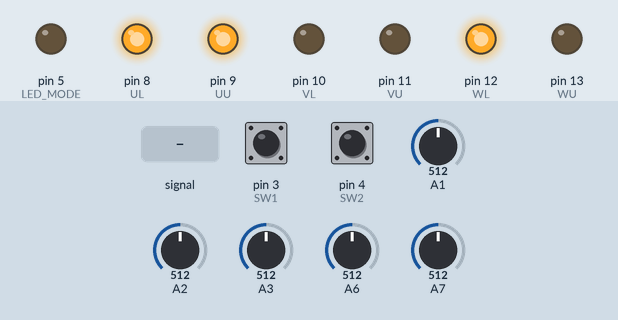
Bench run of a sketch on a simulated Arduino Nano, built for the host (arithmetic inside an expression is 32-bit, double 64-bit). Shown: output pins drawn as LEDs (lit = HIGH). The test bench sets the inputs (shaded band); at power-on: A1 = 512, A7 = 512, A3 = 512, pin 3 (SW1) LOW, pin 4 (SW2) LOW, A2 = 512, A6 = 512.

Above: at 1.2 s.
1.3 s: A7 fed a 200 Hz sine of ±81 counts around its level
At 1.46 s:
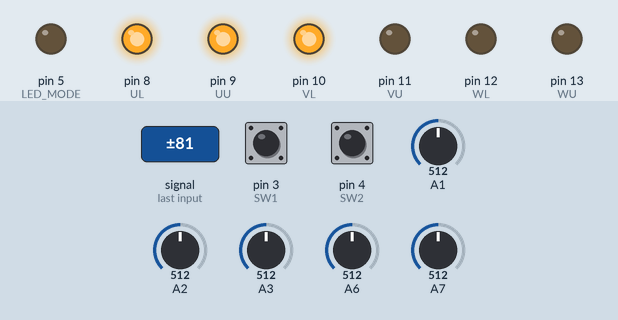
4.3 s: A1 set to 716
At 4.9 s:
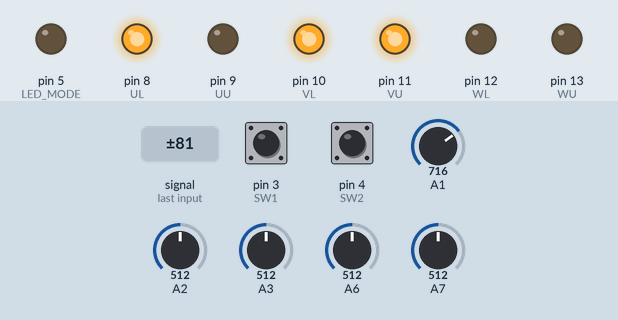
5.8 s: A7 set to 711
7.3 s: A7 set to 728
At 8.0 s:
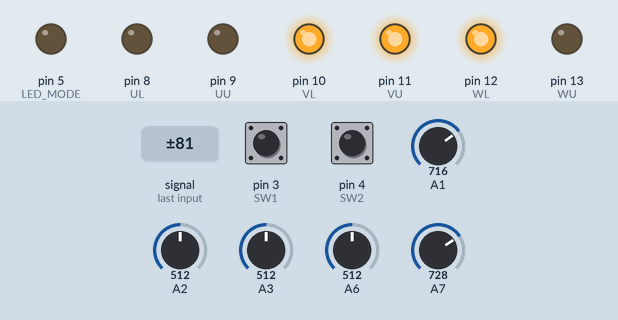
8.8 s: A3 set to 715
10.3 s: A3 set to 740
At 11.7 s:
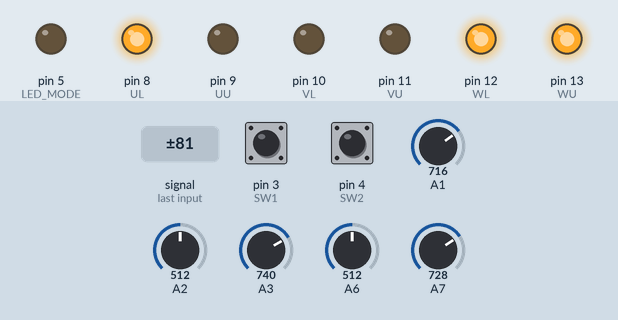
Timing chart, 0 to 12.8 s (numbered marks = the images above; inputs shaded):
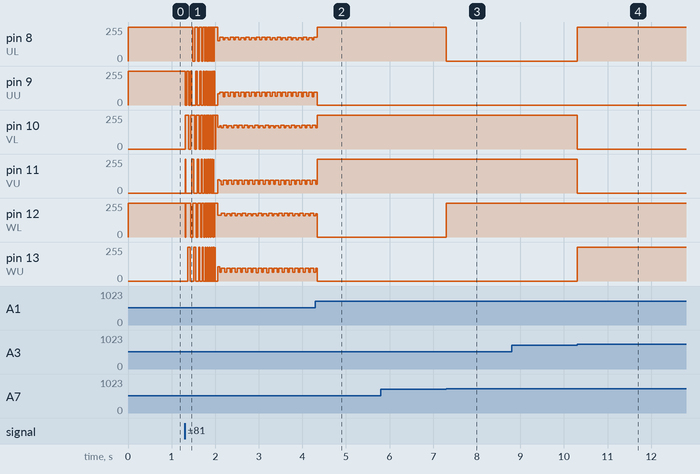

The sketch:

ArduinoBrushlessDriver.ino
```cpp
// Sensorless Blushless Motor Driver using Arduino nano

// ポートの定義
#define LED_MODE 5
#define SW1 3
#define SW2 4
#define ADVR 6
#define ADS 7
#define OPEN 12
#define BLAKE 13

// ゲートドライバの種類とArduinoのDigitalポートの対応
typedef enum
{
  UL = 8,  // U相ローサイド  PB0
  UU = 9,  // U相ハイサイド  PB1
  VL = 10, // PB2
  VU = 11, // PB3
  WL = 12, // PB4
  WU = 13  // PB5
} GATEDRIVER;

// AD変換するポートとUVW相の関係
typedef enum
{
  AD_U = 1,
  AD_V = 2,
  AD_W = 3
} ADPORT;

// ポートBの状態の定義
const unsigned short int portBStatus[14] = {
    0b00010011, // U -> V（U相High、V相Low、W相Open）
    0b00000111, // U -> W
    0b00001101, // V -> W
    0b00011100, // V -> U
    0b00110100, // W -> U
    0b00110001, // W -> V
    0b00010000, // U(Low) -> V (U相Low、V相Low、W相Open、PWM用)
    0b00000100, // U(Low) -> W
    0b00000001, // V(Low) -> W
    0b00010000, // V(Low) -> U
    0b00000100, // W(Low) -> U
    0b00000001, // W(Low) -> V
    0b00010101, // All off
    0b00000000  // Blake
};

// ある回転位置のときにどの相がオープン状態か
const unsigned short int lookADC[6] = {AD_W, AD_V, AD_U, AD_W, AD_V, AD_U};
unsigned short int curRotorStat = 0; // 現在の回転位置
const unsigned short int forwardTime = 0;

void setup()
{
  // タイマ割り込み設定
  TCCR1A = 0x00;
  TCCR1B = 0b00001001;
  OCR1A = 0x300; // PWM周波数は20kHz (16MHz/0x300)
  OCR1B = 0x0000;

  pinMode(UU, OUTPUT);
  pinMode(VU, OUTPUT);
  pinMode(WU, OUTPUT);
  pinMode(UL, OUTPUT);
  pinMode(VL, OUTPUT);
  pinMode(WL, OUTPUT);
  pinMode(LED_MODE, OUTPUT);
  pinMode(SW1, INPUT);
  pinMode(SW2, INPUT);
  DDRB = 0b00111111;

  pinMode(A1, INPUT);
  pinMode(A2, INPUT);
  pinMode(A3, INPUT);
  pinMode(A6, INPUT);
  pinMode(A7, INPUT);

  // SW1かSW2を押すと駆動スタート
  while (digitalRead(SW1) == HIGH && digitalRead(SW2) == HIGH)
  {
    // 駆動開始まではブレーキ状態にしておく
    PORTB = portBStatus[BLAKE];
  }
  TIMSK1 = 0b00000110; // 割り込み有効にする
  if (digitalRead(SW2) == HIGH)
  {
    startup();
  }
}

// 割り込み処理（手動PWM）
ISR(TIMER1_COMPA_vect)
{
  // PWMのHigh状態
  PORTB = portBStatus[curRotorStat];
}
ISR(TIMER1_COMPB_vect)
{
  // PWMのLow状態
  PORTB = portBStatus[curRotorStat + 6];
}

// 次の回転状態を設定する
void portSwitch()
{
  curRotorStat++;
  if (curRotorStat >= 6)
  {
    curRotorStat = 0;
  }
}

// ビット数を犠牲にした高速AD変換
uint8_t myFastADC(uint8_t port)
{
  ADMUX = 0b01100000 | port;
  ADCSRA = 0b11000011; // AD Clockを2MHzにし、変換開始（7.5bit分解能）
  while (ADCSRA != 0b10010011)
    ; // 変換完了を待機
  return ADCH;
}

// PWM値をボリュームから読み込んで設定する
void setPWMfromVR()
{
  OCR1B = ((0xFF - (myFastADC(ADVR))) << 2) + 0x05;
}

// センサレス制御ループ
bool changeSwitchStatFlag = false; // 次の回転位置に進むフラグ
float rotatePeriod = 0;            // 60度回転する経過時間
unsigned long timeOld = 0;         // 60度回転する経過時間の測定用
int bemf = 0;                      // 誘起電圧

void loop()
{
  // 誘起電圧が中点電圧を横切るタイミングを検出する
  changeSwitchStatFlag = false;
  while (changeSwitchStatFlag == false)
  {
    bemf = (int)myFastADC(lookADC[curRotorStat]) - (int)myFastADC(ADS);
    switch (curRotorStat) // ロータ位置によって逆起電力の方向が異なる
    {
    case 1: // fall through
    case 3:
    case 5:
      if (bemf >= 0)
      {
        changeSwitchStatFlag = true;
      }
      break;
    case 0: // fall through
    case 2:
    case 4:
      if (bemf < 0)
      {
        changeSwitchStatFlag = true;
      }
      break;
    }
  }

  // 誘起電圧が中点電圧を横切ったタイミングで、60度回転するのに要した時間を計測する
  rotatePeriod = (rotatePeriod * 15.0 + micros() - timeOld) / 16; // 60度分の時間の測定

  delayMicroseconds(((int)rotatePeriod >> 1) - forwardTime); // 30度分待機する
  portSwitch();                                              // 磁界を60度回転させる
  timeOld = micros();
  setPWMfromVR();                            // PWMのデューティ比（出力パワー）を設定する
  delayMicroseconds((int)rotatePeriod >> 2); // 転流完了待ち
}

// 強制回転
void startup()
{
  float waitMicroSec = 0;
  float curRev = 0;
  const float maxRev = 15 * 60.0; // 最大の電気的回転数
  const float revAdd = 0.001;     // 回転数の増加スピード

  digitalWrite(LED_MODE, LOW);

  portSwitch();
  delay(500); // ある回転位置でしばらく待つ

  while (curRev < maxRev)
  {
    curRev = curRev + revAdd * waitMicroSec;
    waitMicroSec = 1.0 / (curRev / 60.0) / 6.0 / 3.0 * 100000.0;
    if (waitMicroSec >= 16000)
      waitMicroSec = 16000;
    if (waitMicroSec <= 1)
      waitMicroSec = 1;

    setPWMfromVR();
    portSwitch();

    // delayMicroseconds は 16000us までしか出力できないので、3つ繋げてより長い時間待てるようにする
    delayMicroseconds((int)waitMicroSec);
    delayMicroseconds((int)waitMicroSec);
    delayMicroseconds((int)waitMicroSec);
  }

  digitalWrite(LED_MODE, HIGH);
  rotatePeriod = waitMicroSec * 3;
  timeOld = micros();
}
```

Measured:
- the behaviour switches between 719 and 720 on A7 (found by bisection; images 2 and 3)
- the behaviour switches between 727 and 728 on A3 (found by bisection; images 3 and 4)
- after the input at 5.8 s, every drawn part: stays the same
- after the input at 7.3 s, pin 8 (UL): 255/255 → 0/255 at once; pin 12 (WL): 0/255 → 255/255 at once
- after the input at 8.8 s, every drawn part: stays the same
- after the input at 10.3 s, pin 8 (UL), pin 13 (WU): 0/255 → 255/255 at once; pin 10 (VL), pin 11 (VU): 255/255 → 0/255 at once
